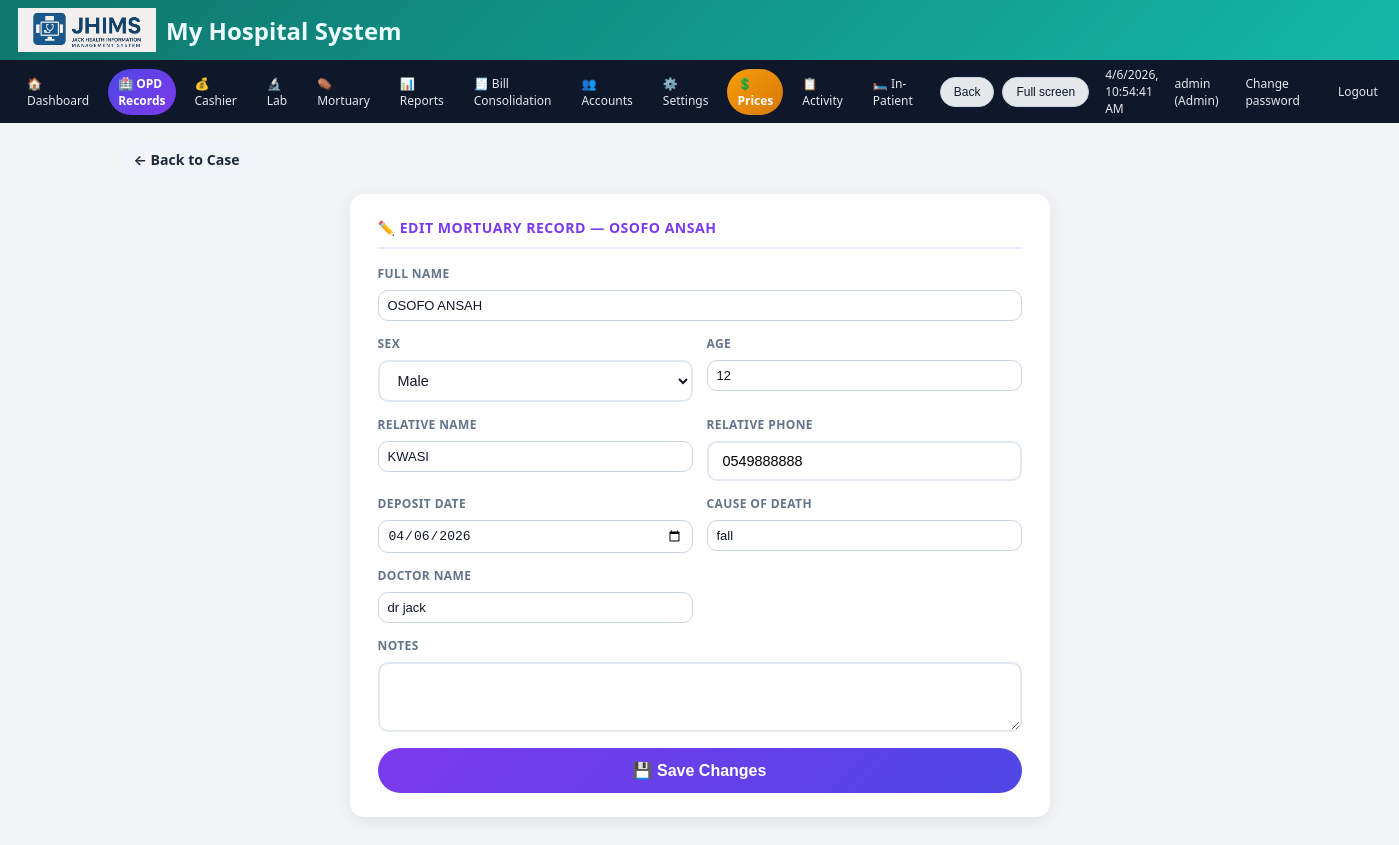
/mortuary/edit/2 (signed in), run on the app's committed database.
### tables this page shows
CREATE TABLE mortuary_cases(id INTEGER PRIMARY KEY AUTOINCREMENT,corpse_id TEXT UNIQUE,patient_id TEXT,corpse_name TEXT,sex TEXT,age TEXT,relative_name TEXT,relative_phone TEXT,deposit_date TEXT,release_date TEXT,days_total INTEGER,daily_rate REAL,embalming_fee REAL,extra_items TEXT,extra_amount REAL,total_amount REAL,status TEXT,is_paid INTEGER DEFAULT 0,brought_in_dead INTEGER DEFAULT 0,embalming_paid INTEGER DEFAULT 0,embalming_invoice TEXT,notes TEXT,cause_of_death TEXT,doctor_name TEXT);

### app.py (the view, shortened to what this page needs)
@app.route("/mortuary/edit/<int:case_id>", methods=["GET", "POST"])
@login_required(role="Mortuary")
def mortuary_edit(case_id):
    conn = get_db()
    c = conn.cursor()
    c.execute("SELECT * FROM mortuary_cases WHERE id=?", (case_id,))
    case = c.fetchone()
    if not case:
        conn.close()
        flash("Case not found.", "danger")
        return redirect(url_for("mortuary"))
    conn.close()
    return render_template("mortuary_edit.html", case=case)

### app.py (called while the page is built)
def get_db():
    conn = sqlite3.connect(DB_PATH)
    conn.row_factory = sqlite3.Row
    return conn

@app.context_processor
def inject_hospital():
    return dict(hospital=get_hospital())

def get_hospital():
    conn = get_db()
    c = conn.cursor()
    c.execute("SELECT * FROM hospital_settings LIMIT 1")
    data = c.fetchone()
    conn.close()
    return data

def login_required(role=None):
    def deco(f):
        @wraps(f)
        def wrapper(*args, **kwargs):
            if "user" not in session:
                return redirect(url_for("login"))
            if role and session.get("role") not in (role, "Admin"):
                flash("Access denied for your role.", "danger")
                return redirect(url_for("dashboard"))
            return f(*args, **kwargs)
        return wrapper
    return deco

@app.before_request
def startup():
    global _db_initialized
    if not _db_initialized:
        init_db()
        _db_initialized = True

@app.context_processor
def inject_globals():
    conn = get_db()
    c = conn.cursor()
    c.execute("SELECT name, insured_price, non_insured_price FROM lab_test_prices ORDER BY name")
    tests = c.fetchall()
    c.execute("SELECT name FROM services ORDER BY name")
    services = [r["name"] for r in c.fetchall()]
    conn.close()
    return dict(
        APP_NAME=APP_NAME,
        HOSPITAL_NAME=HOSPITAL_NAME,
        HOSPITAL_ADDRESS=HOSPITAL_ADDRESS,
        HOSPITAL_PHONE=HOSPITAL_PHONE,
        POWERED_BY=POWERED_BY,
        LAB_TESTS=tests,
        SERVICES=services,
        now=datetime.now,
    )

### templates/mortuary_edit.html (shortened to what this page needs)
{% extends "base.html" %}
{% block content %}
<a href="{{ url_for('mortuary_view', id=case.id) }}" class="btn-back">← Back to Case</a>
<div class="panel">
  <div class="panel-title">✏️ Edit Mortuary Record — {{ case.corpse_name }}</div>
  <form method="post">
    <div class="form-grid">
      <div class="form-group full">
        <label>Full Name</label>
        <input type="text" name="corpse_name" value="{{ case.corpse_name }}" required />
      </div>
      <div class="form-group">
        <label>Sex</label>
        <select name="sex">
          <option {% if case.sex=='Male' %}selected{% endif %}>Male</option>
        </select>
      </div>
      <div class="form-group">
        <label>Age</label>
        <input type="text" name="age" value="{{ case.age or '' }}" />
      </div>
      <div class="form-group">
        <label>Relative Name</label>
        <input type="text" name="relative_name" value="{{ case.relative_name or '' }}" />
      </div>
      <div class="form-group">
        <label>Relative Phone</label>
        <input type="tel" name="relative_phone" value="{{ case.relative_phone or '' }}" />
      </div>
      <div class="form-group">
        <label>Deposit Date</label>
        <input type="date" name="deposit_date" value="{{ case.deposit_date }}" required />
      </div>
      <div class="form-group">
        <label>Cause of Death</label>
        <input type="text" name="cause_of_death" value="{{ case.cause_of_death or '' }}" />
      </div>
      <div class="form-group">
        <label>Doctor Name</label>
        <input type="text" name="doctor_name" value="{{ case.doctor_name or '' }}" />
      </div>
      <div class="form-group full">
        <label>Notes</label>
        <textarea name="notes">{{ case.notes or '' }}</textarea>
      </div>
    </div>
    <button type="submit" class="btn-save">💾 Save Changes</button>
  </form>
</div>
{% endblock %}

### templates/base.html (style rules this page uses)
:root { --accent:#0f766e; --accent-strong:#0d9488; --accent-soft:#a7f3d0; --danger:#b91c1c; --border-soft:#e2e8f0; --bg-light:#f3f4f6; --bg-card:#ffffff; --text-main:#0f172a; --text-muted:#6b7280; }
* { box-sizing:border-box; }
body { margin:0; font-family:system-ui,-apple-system,BlinkMacSystemFont,"Segoe UI",sans-serif; }
body.theme-light { background:var(--bg-light); color:var(--text-main); }
input[type=text], input[type=password], input[type=number], input[type=date], select, textarea { width:100%; padding:7px 9px; border-radius:10px; border:1px solid #cbd5e1; font-size:13px; background:#ffffff; color:#0f172a; outline:none; transition:.15s border-color,.15s box-shadow,.15s background; }
textarea { min-height:70px;resize:vertical; }
input::placeholder,textarea::placeholder { color:#9ca3af; }
label { display:block; font-size:11px; margin-bottom:3px; color:#6b7280; text-transform:uppercase; letter-spacing:.12em; }

### templates/mortuary_edit.html (style rules this page uses)
:root { --violet:#7c3aed;--radius:14px; }
.panel { background:#fff;border-radius:var(--radius);padding:24px 28px;box-shadow:0 4px 16px rgba(0,0,0,.08);max-width:700px;margin:0 auto;animation:fadeUp .4s ease; }
.panel-title { font-size:.88rem;font-weight:700;color:var(--violet);text-transform:uppercase;letter-spacing:.5px;margin-bottom:16px;padding-bottom:10px;border-bottom:2px solid #ede9fe; }
.form-grid { display:grid;grid-template-columns:1fr 1fr;gap:14px; }
.form-group { display:flex;flex-direction:column;gap:5px; }
.form-group.full { grid-column:1/-1; }
label { font-size:.75rem;font-weight:700;color:#64748b;text-transform:uppercase;letter-spacing:.4px; }
input,select,textarea { padding:10px 14px;border:2px solid #e2e8f0;border-radius:10px;font-size:.9rem;outline:none;transition:border .2s;width:100%; }
textarea { min-height:70px; }
.btn-save { background:linear-gradient(135deg,#7c3aed,#4f46e5);color:#fff;width:100%;padding:13px;border:none;border-radius:50px;font-size:1rem;font-weight:700;cursor:pointer;margin-top:16px;transition:all .2s; }
.btn-back { display:inline-flex;align-items:center;gap:6px;padding:9px 18px;border-radius:50px;background:#f1f5f9;color:#1e293b;text-decoration:none;font-weight:600;font-size:.88rem;margin-bottom:16px; }

### data on the page
mortuary_cases: corpse_name "OSOFO ANSAH", sex "Male", age "12", relative_name "KWASI", relative_phone "0549888888", deposit_date "04/06/2026", cause_of_death "fall", doctor_name "dr jack"

### other printed values
{{ hospital.hospital_name or "My Hospital System" }} "My Hospital System"
{{ session.get('user') }} "admin"
{{ session.get('role') }} "Admin"
